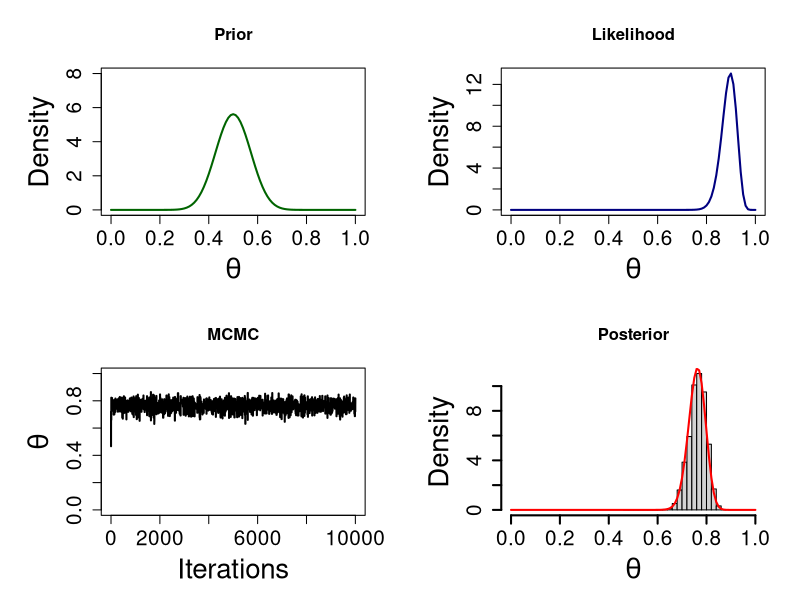
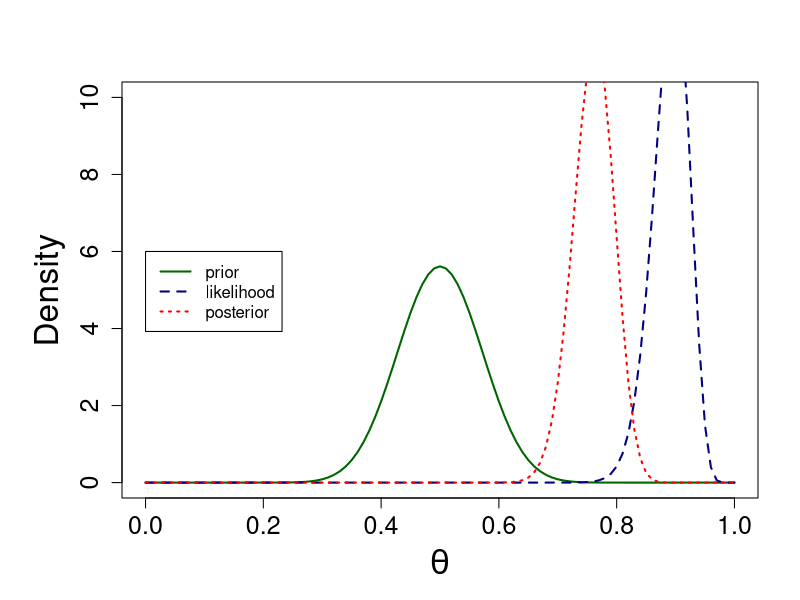
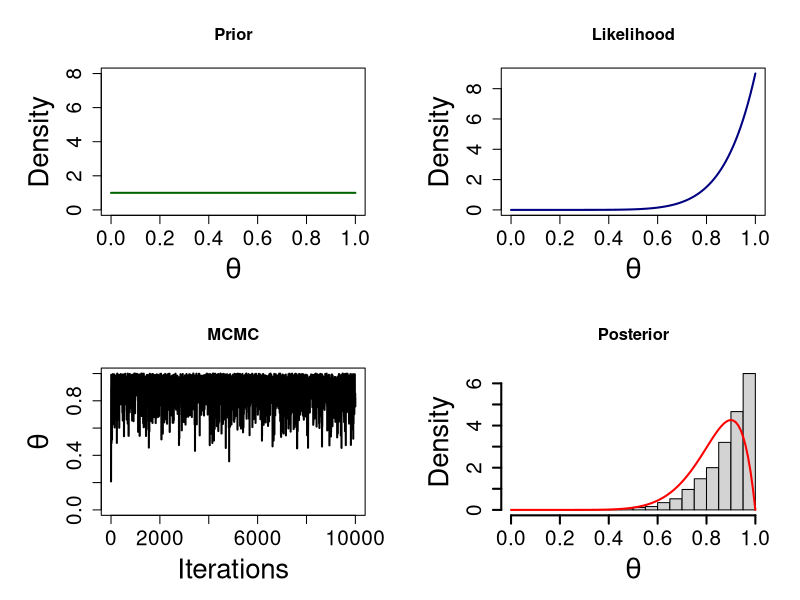
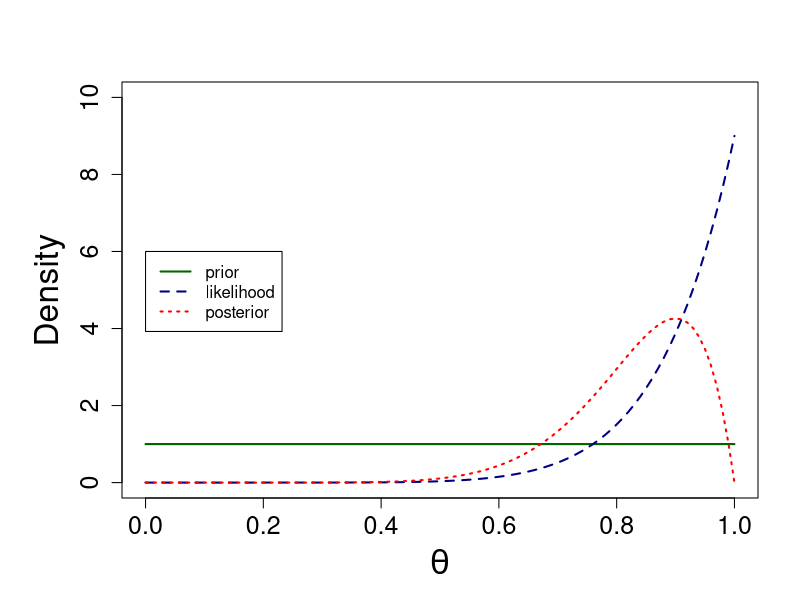

These charts were generated, in order, by the following R code:
#Bayesian inference - demonstrate the effect of changing prior and amount of data on 
#	the posterior distribution
# by Anders Gonçalves da Silva (C) 2014
# email: andersgs@gmail.com
# 20 March 2014

# The exercise consists of simulating flipping a biased coin, and trying to estimate
# the posterior distribution of theta, the probability of flipping a 'head'

#functions
#the log_likelihood function: calculates the log-likelihood of observing
# al=number of heads, be=number of tails in al+be trials
# given a value of theta.
#
# it assumes a Beta(alpha,beta) distribution for the counts of 'heads' and 'tails'

llike = function(theta,al,be){
  return(dbeta(theta,shape1=al,shape2=be,log=T))
}

#the prior function: calculate the probability of theta given prior knowledge on the
# expectation of number of 'heads' and 'tails' that one might observe.
#
# the probability of theta is assumed to derive from a Beta distribution with parameters
# alpha and beta, where alpha is the prior number of expected 'heads' and beta is the prior
# number of expected 'tails'. 
#
# a flat, or non-informative, prior is modelled as Beta(1,1). If there is strong belief that
# the coin is fair (i.e., theta = 0.5) then the prior could be Beta(10,10) or Beta(25,25).
# the higher the values of alpha and beta, the more information the prior will carry. We
# will see this below.
prior = function(theta,alpha,beta){
	return(dbeta(theta,shape1=alpha,shape2=beta,log=T))
}

#the post_prob function: the posterior is proportional to the likelihood times the prior. Or
# the sum of the log(likelihood) and the log(prior). Thus, the function returns the proportional
# posterior density of theta given the data and the prior
post_prob = function(theta,al,be,alpha,beta){
	return(llike(theta,al,be)+prior(theta,alpha,beta))
}

#to estimate the posterior probability distribution of theta, we will use MCMC.
# this problem is simple, and could easily be solved analytically. But, the goal of this
# exercise is to also demonstrate the inner functions of an MCMC using a Metropolis-Hastings
# algorithm.
mcmc = function(data,steps,alpha,beta,prop_window){
	#observed number of heads
	al = sum(data==1)
	#observed number of tails
	be = sum(data==0)
	
	#creating some place to store some values
	#Accepted simulated theta values
	Theta = numeric(steps)
	#Posterior probability of each of accepted thetas
	Post = numeric(steps)
	
	#initiate the chain
	cur_theta = runif(1)
	cur_post = post_prob(theta=cur_theta,al,be,alpha,beta)
	Theta[1] = cur_theta
	Post[1] = cur_post
	
	#run the chain
	for(i in 2:steps){
		#propose a new theta
		new_theta = runif(1,min=max(cur_theta-prop_window,0),max=min(cur_theta+prop_window,1))
		new_post = post_prob(theta=new_theta,al,be,alpha,beta)
		
		#if it is better than the current theta, accept it
		# if not, accept it with probability rho
		rho = runif(1)
		if(exp(new_post-cur_post) > rho){
			cur_theta = new_theta
			cur_post = new_post
		}
		
		#save the values of the chain
		Theta[i] = cur_theta
		Post[i] = cur_post
	}
	return(data.frame(theta=Theta,post=Post))
}


#generate some data
dat=replicate(n=100,rbinom(n=1,size=1,prob=0.8))
dat

#run the mcmc
#parameters
alpha=25
beta=25
chain=mcmc(dat,10000,alpha=alpha,beta=beta,prop_window=0.5)

################
#four plot panel
#plot prior
par(mar=c(5,6,4,2)+0.1,mfrow=c(2,2))
plot(seq(0,1,0.01),dbeta(seq(0,1,0.01),25,25),col='dark green',type='l',ylim=c(0,8),xlab=expression(theta),ylab="Density",lwd=2,cex.lab=2,cex.axis=1.5)
title('Prior')

#plot like
plot(seq(0,1,0.01),exp(sapply(seq(0,1,0.01),llike,sum(dat==1),sum(dat==0))),col='navy blue',xlab=expression(theta),ylab="Density",lwd=2,cex.lab=2,cex.axis=1.5,type='l')
title("Likelihood")

#plot post
plot(chain[,1],type='l',ylab=expression(theta),xlab="Iterations",lwd=2,cex.lab=2,cex.axis=1.5,ylim=c(0,1))
title("MCMC")

hist(chain[,1],freq=F,xlab=expression(theta),ylab="Density",lwd=2,cex.lab=2,cex.axis=1.5,xlim=c(0,1),main="Posterior")

lines(seq(0,1,0.01),sapply(seq(0,1,0.01),function(theta) dbeta(theta,sum(dat==1)+alpha,sum(dat==0)+beta)),col='red',lwd=2)

#################
#comparative plot
par(mar=c(5,6,4,2)+0.1,mfrow=c(1,1))
plot(seq(0,1,0.01),dbeta(seq(0,1,0.01),alpha,beta),col='dark green',type='l',ylim=c(0,10),xlab=expression(theta),ylab="Density",lwd=2,cex.lab=2,cex.axis=1.5)

lines(seq(0,1,0.01),exp(sapply(seq(0,1,0.01),llike,sum(dat==1),sum(dat==0))),col='navy blue',lwd=2,lty=2)

lines(seq(0,1,0.01),sapply(seq(0,1,0.01),function(theta) dbeta(theta,sum(dat==1)+alpha,sum(dat==0)+beta)),col='red',lwd=2,lty=3)
legend(x=0,y=6,legend=c('prior','likelihood','posterior'),lty=c(1,2,3),col=c('dark green','navy blue','red'),lwd=2)
par(mar=c(5, 4, 4, 2) + 0.1)

##################################################################
#flat prior

#generate some data
dat=replicate(n=10,rbinom(n=1,size=1,prob=0.8))

#run the mcmc
#parameters
alpha=1
beta=1
chain=mcmc(dat,10000,alpha=alpha,beta=beta,prop_window=0.5)

################
#four plot panel
#plot prior
par(mar=c(5,6,4,2)+0.1,mfrow=c(2,2))
plot(seq(0,1,0.01),dbeta(seq(0,1,0.01),alpha,beta),col='dark green',type='l',ylim=c(0,8),xlab=expression(theta),ylab="Density",lwd=2,cex.lab=2,cex.axis=1.5)
title('Prior')

#plot like
plot(seq(0,1,0.01),exp(sapply(seq(0,1,0.01),llike,sum(dat==1),sum(dat==0))),col='navy blue',xlab=expression(theta),ylab="Density",lwd=2,cex.lab=2,cex.axis=1.5,type='l')
title("Likelihood")

#plot post
plot(chain[,1],type='l',ylab=expression(theta),xlab="Iterations",lwd=2,cex.lab=2,cex.axis=1.5,ylim=c(0,1))
title("MCMC")

hist(chain[,1],freq=F,xlab=expression(theta),ylab="Density",lwd=2,cex.lab=2,cex.axis=1.5,xlim=c(0,1),main="Posterior")

lines(seq(0,1,0.01),sapply(seq(0,1,0.01),function(theta) dbeta(theta,sum(dat==1)+alpha,sum(dat==0)+beta)),col='red',lwd=2)

#################
#comparative plot
par(mar=c(5,6,4,2)+0.1,mfrow=c(1,1))
plot(seq(0,1,0.01),dbeta(seq(0,1,0.01),alpha,beta),col='dark green',type='l',ylim=c(0,10),xlab=expression(theta),ylab="Density",lwd=2,cex.lab=2,cex.axis=1.5)

lines(seq(0,1,0.01),exp(sapply(seq(0,1,0.01),llike,sum(dat==1),sum(dat==0))),col='navy blue',lwd=2,lty=2)

lines(seq(0,1,0.01),sapply(seq(0,1,0.01),function(theta) dbeta(theta,sum(dat==1)+alpha,sum(dat==0)+beta)),col='red',lwd=2,lty=3)
legend(x=0,y=6,legend=c('prior','likelihood','posterior'),lty=c(1,2,3),col=c('dark green','navy blue','red'),lwd=2)
par(mar=c(5, 4, 4, 2) + 0.1)